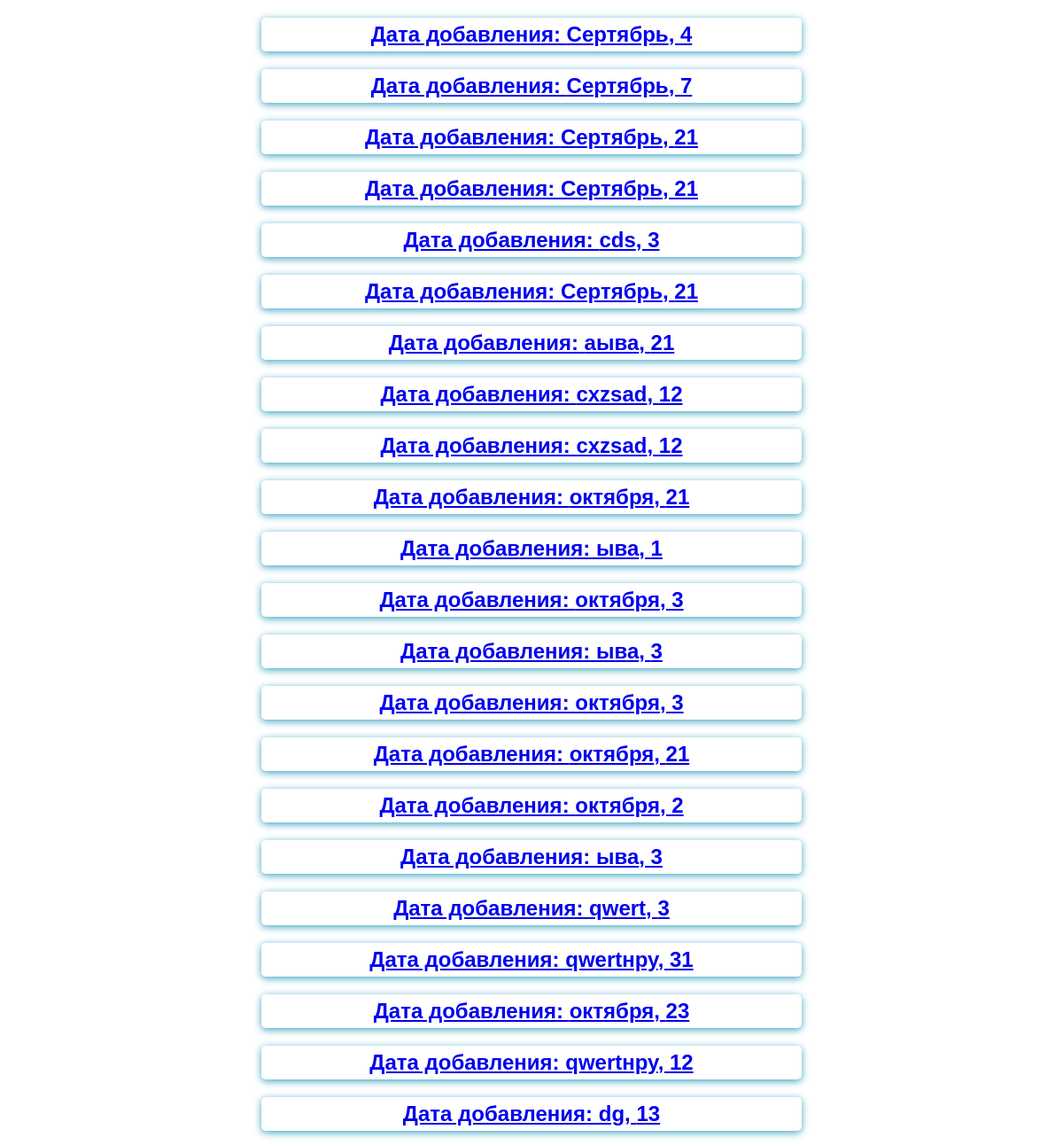
Page /sizes-db/ on the committed database.
### trainning_app/models.py (models this page shows)
class BodySize(models.Model):
    day = models.PositiveIntegerField(verbose_name='День', validators=[MinValueValidator(0),
                                       MaxValueValidator(31)])
    month = models.CharField(verbose_name='Месяц', max_length=10)
    biceps = models.PositiveIntegerField(verbose_name="Обхват бицепса", blank=True, null=True)
    breast = models.PositiveIntegerField(verbose_name="Обхват груди", blank=True, null=True)
    waist = models.PositiveIntegerField(verbose_name="Обхват талии", blank=True, null=True)
    buttocks = models.PositiveIntegerField(verbose_name="Обхват ягодиц", blank=True, null=True)
    hip = models.PositiveIntegerField(verbose_name="Обхват бедра", blank=True, null=True)

### trainning_app/views.py (the view)
# urls.py: path('sizes-db/', views.ListBodySize.as_view()),
class ListBodySize(ListView):
    template_name = 'trainning_app/list_sizes.html'
    model = BodySize
    context_object_name = 'sizes'
    def get_queryset(self):
        queryset = super().get_queryset()
        return  queryset

### trainning_app/templates/trainning_app/list_sizes.html (shortened to what this page needs)
{% extends 'trainning_app/base.html' %}
{% block content %}
    {% for size in sizes %}
        <div class="form-style {% if field.errors %} errors {% endif %}">
            <a href="{% url 'size-detail' pk=size.id %}"> <h2>Дата добавления: {{ size.month }}, {{ size.day }}</h2> </a>
        </div>
    {% endfor %}
{% endblock %}

### trainning_app/static/trainning_app/forms.css (style rules this page uses)
body { margin: 0; font-family: Sans-Serif; }
h2 { width:50%; margin: 20px auto 5px; text-align: center; padding: 5px; border-radius: 5px; box-shadow: 0 2px 8px #3ca3c1; }
.form-style { margin-bottom: 1rem; }

### rows in the picture
BodySize: month "Сертябрь", day "4"
BodySize: month "Сертябрь", day "7"
BodySize: month "Сертябрь", day "21"
BodySize: month "Сертябрь", day "21"
BodySize: month "cds", day "3"
BodySize: month "Сертябрь", day "21"
BodySize: month "аыва", day "21"
BodySize: month "cxzsad", day "12"
BodySize: month "cxzsad", day "12"
BodySize: month "октября", day "21"
BodySize: month "ыва", day "1"
BodySize: month "октября", day "3"
BodySize: month "ыва", day "3"
BodySize: month "октября", day "3"
BodySize: month "октября", day "21"
BodySize: month "октября", day "2"
BodySize: month "ыва", day "3"
BodySize: month "qwert", day "3"
BodySize: month "qwertнру", day "31"
BodySize: month "октября", day "23"
BodySize: month "qwertнру", day "12"
BodySize: month "dg", day "13"
